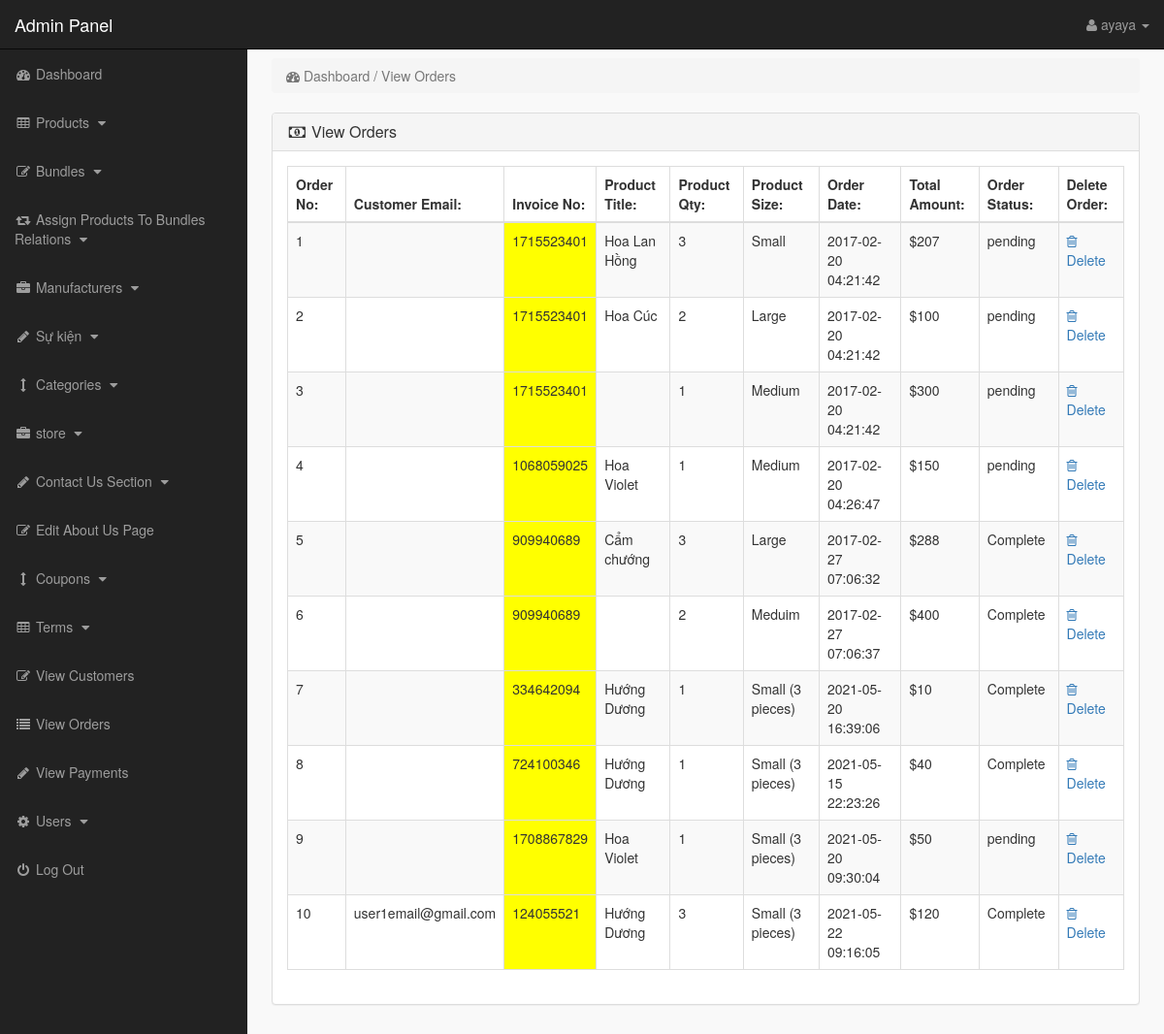
/admin_area/index.php?view_orders (signed in), run on the app's committed database.
### tables this page shows
CREATE TABLE `pending_orders` (
  `order_id` int(11) NOT NULL,
  `customer_id` int(11) NOT NULL,
  `invoice_no` int(11) NOT NULL,
  `product_id` text NOT NULL,
  `qty` int(11) NOT NULL,
  `size` text NOT NULL,
  `order_status` text NOT NULL
);

CREATE TABLE `products` (
  `product_id` int(11) NOT NULL,
  `p_cat_id` int(11) NOT NULL,
  `cat_id` int(11) NOT NULL,
  `manufacturer_id` int(11) NOT NULL,
  `date` timestamp NOT NULL DEFAULT current_timestamp() ON UPDATE current_timestamp(),
  `product_title` text NOT NULL,
  `product_url` text NOT NULL,
  `product_img1` text NOT NULL,
  `product_img2` text NOT NULL,
  `product_img3` text NOT NULL,
  `product_price` int(11) NOT NULL,
  `product_psp_price` int(11) NOT NULL,
  `product_desc` text NOT NULL,
  `product_keywords` text NOT NULL,
  `product_label` text NOT NULL,
  `status` varchar(255) NOT NULL
);

CREATE TABLE `customer_orders` (
  `order_id` int(11) NOT NULL,
  `customer_id` int(11) NOT NULL,
  `due_amount` int(11) NOT NULL,
  `invoice_no` int(11) NOT NULL,
  `qty` int(11) NOT NULL,
  `size` text NOT NULL,
  `order_date` timestamp NOT NULL DEFAULT current_timestamp() ON UPDATE current_timestamp(),
  `order_status` text NOT NULL
);

CREATE TABLE `customers` (
  `customer_id` int(11) NOT NULL,
  `customer_name` varchar(255) NOT NULL,
  `customer_email` varchar(255) NOT NULL,
  `customer_pass` varchar(255) NOT NULL,
  `customer_country` text NOT NULL,
  `customer_city` text NOT NULL,
  `customer_contact` varchar(255) NOT NULL,
  `customer_address` text NOT NULL,
  `customer_image` text DEFAULT NULL,
  `customer_ip` varchar(255) NOT NULL,
  `customer_confirm_code` text NOT NULL
);

### admin_area/view_orders.php (the view)
<?php
if(!isset($_SESSION['admin_email'])){
echo "<script>window.open('login.php','_self')</script>";
}
else {
?>
<div class="row">
<div class="col-lg-12">
<ol class="breadcrumb">
<li class="active">
<i class="fa fa-dashboard"></i> Dashboard / View Orders
</li>
</ol>
</div>
</div>
<div class="row">
<div class="col-lg-12">
<div class="panel panel-default">
<div class="panel-heading">
<h3 class="panel-title">
<i class="fa fa-money fa-fw"></i> View Orders
</h3>
</div>
<div class="panel-body">
<div class="table-responsive">
<table class="table table-bordered table-hover table-striped">
<thead>
<tr>
<th>Order No:</th>
<th>Customer Email:</th>
<th>Invoice No:</th>
<th>Product Title:</th>
<th>Product Qty:</th>
<th>Product Size:</th>
<th>Order Date:</th>
<th>Total Amount:</th>
<th>Order Status:</th>
<th>Delete Order:</th>
</tr>
</thead>
<tbody>
<?php
$i = 0;
$get_orders = "select * from pending_orders";
$run_orders = mysqli_query($con,$get_orders);
while ($row_orders = mysqli_fetch_array($run_orders)) {
$order_id = $row_orders['order_id'];
$c_id = $row_orders['customer_id'];
$invoice_no = $row_orders['invoice_no'];
$product_id = $row_orders['product_id'];
$qty = $row_orders['qty'];
$size = $row_orders['size'];
$order_status = $row_orders['order_status'];
$get_products = "select * from products where product_id='$product_id'";
$run_products = mysqli_query($con,$get_products);
$row_products = mysqli_fetch_array($run_products);
$product_title = $row_products['product_title'];
$i++;
?>
<tr>
<td><?php echo $i; ?></td>
<td>
<?php
$get_customer = "select * from customers where customer_id='$c_id'";
$run_customer = mysqli_query($con,$get_customer);
$row_customer = mysqli_fetch_array($run_customer);
$customer_email = $row_customer['customer_email'];
echo $customer_email;
 ?>
 </td>
<td bgcolor="yellow" ><?php echo $invoice_no; ?></td>
<td><?php echo $product_title; ?></td>
<td><?php echo $qty; ?></td>
<td><?php echo $size; ?></td>
<td>
<?php
$get_customer_order = "select * from customer_orders where order_id='$order_id'";
$run_customer_order = mysqli_query($con,$get_customer_order);
$row_customer_order = mysqli_fetch_array($run_customer_order);
$order_date = $row_customer_order['order_date'];
$due_amount = $row_customer_order['due_amount'];
echo $order_date;
?>
</td>
<td>$<?php echo $due_amount; ?></td>
<td>
<?php
if($order_status=='pending'){
echo $order_status='pending';
}
else{
echo $order_status='Complete';
}
?>
</td>
<td>
<a href="index.php?order_delete=<?php echo $order_id; ?>" >
<i class="fa fa-trash-o" ></i> Delete
</a>
</td>
</tr>
<?php } ?>
</tbody>
</table>
</div>
</div>
</div>
</div>
</div>
<?php } ?>

### admin_area/includes/sidebar.php (shortened to what this page needs)
<?php
if(!isset($_SESSION['admin_email'])){
echo "<script>window.open('login.php','_self')</script>";
}
else {
?>
<nav class="navbar navbar-inverse navbar-fixed-top" >
<div class="navbar-header" >
<a class="navbar-brand" href="index.php?dashboard" >Admin Panel</a>
</div>
<ul class="nav navbar-right top-nav" >
<li class="dropdown" >
<a href="#" class="dropdown-toggle" data-toggle="dropdown" >
<i class="fa fa-user" ></i>
<?php echo $admin_name; ?> <b class="caret" ></b>
</a>
</li>
</ul>
<div class="collapse navbar-collapse navbar-ex1-collapse">
<ul class="nav navbar-nav side-nav">
<li>
<a href="index.php?dashboard">
<i class="fa fa-fw fa-dashboard"></i> Dashboard
</a>
</li>
<li>
<a href="#" data-toggle="collapse" data-target="#products">
<i class="fa fa-fw fa-table"></i> Products
<i class="fa fa-fw fa-caret-down"></i>
</a>
</li>
<li>
<a href="#" data-toggle="collapse" data-target="#bundles">
<i class="fa fa-fw fa-edit"></i> Bundles
<i class="fa fa-fw fa-caret-down"></i>
</a>
</li>
<li>
<a href="#" data-toggle="collapse" data-target="#relations">
<i class="fa fa-fw fa-retweet"></i> Assign Products To Bundles Relations
<i class="fa fa-fw fa-caret-down"></i>
</a>
</li>
<li>
<a href="#" data-toggle="collapse" data-target="#manufacturers">
<i class="fa fa-fw fa-briefcase"></i> Manufacturers
<i class="fa fa-fw fa-caret-down"></i>
</a>
</li>
<li>
<a href="#" data-toggle="collapse" data-target="#p_cat">
<i class="fa fa-fw fa-pencil"></i> Sự kiện
<i class="fa fa-fw fa-caret-down"></i>
</a>
</li>
<li>
<a href="#" data-toggle="collapse" data-target="#cat">
<i class="fa fa-fw fa-arrows-v"></i> Categories
<i class="fa fa-fw fa-caret-down"></i>
</a>
</li>
<li>
<a href="#" data-toggle="collapse" data-target="#store">
<i class="fa fa-fw fa-briefcase"></i> store
<i class="fa fa-fw fa-caret-down"></i>
</a>
</li>
<li>
<a href="#" data-toggle="collapse" data-target="#contact_us">
<i class="fa fa-fw fa-pencil"> </i> Contact Us Section
<i class="fa fa-fw fa-caret-down"></i>
</a>
</li>
<li>
<a href="index.php?edit_about_us">
<i class="fa fa-fw fa-edit"></i> Edit About Us Page
</a>
</li>
<li>
<a href="#" data-toggle="collapse" data-target="#coupons">
<i class="fa fa-fw fa-arrows-v"></i> Coupons
<i class="fa fa-fw fa-caret-down"></i>
</a>
</li>
<li>
<a href="#" data-toggle="collapse" data-target="#terms" >
<i class="fa fa-fw fa-table"></i> Terms
<i class="fa fa-fw fa-caret-down"></i>
</a>
</li>
<li>
<a href="index.php?view_customers">
<i class="fa fa-fw fa-edit"></i> View Customers
</a>
</li>
<li>
<a href="index.php?view_orders">
<i class="fa fa-fw fa-list"></i> View Orders
</a>
</li>
<li>
<a href="index.php?view_payments">
<i class="fa fa-fw fa-pencil"></i> View Payments
</a>
</li>
<li>
<a href="#" data-toggle="collapse" data-target="#users">
<i class="fa fa-fw fa-gear"></i> Users
<i class="fa fa-fw fa-caret-down"></i>
</a>
</li>
<li>
<a href="logout.php">
<i class="fa fa-fw fa-power-off"></i> Log Out
</a>
</li>
</ul>
</div>
</nav>
<?php } ?>

### admin_area/css/style.css (style rules this page uses)
body { margin-top:100px; }
@media (min-width: 768px) { body { margin-top:50px; } }
.top-nav { padding:0 15px; }
.top-nav>li { display:inline-block; float:left; }
.top-nav>li>a { padding-top:15px; padding-bottom:15px; line-height:20px; color:#999; }
@media (min-width: 768px) { .side-nav { position:fixed; top:51px; width:255px; border-radius:0; overflow-y:auto; background-color: #222; bottom:0; overflow-x:hidden; padding-bottom:40px; } }
@media (min-width: 768px) { .side-nav>li>a { width:255px; } }
.panel-body { border-radius:5px; }

### data on the page
pending_orders: invoice_no "1715523401", product.product_title "Hoa Lan Hồng", qty "3", size "Small", customer_orders.order_date "2017-02-20 04:21:42", customer_orders.due_amount "207"
pending_orders: invoice_no "1715523401", product.product_title "Hoa Cúc", qty "2", size "Large", customer_orders.order_date "2017-02-20 04:21:42", customer_orders.due_amount "100"
pending_orders: invoice_no "1715523401", qty "1", size "Medium", customer_orders.order_date "2017-02-20 04:21:42", customer_orders.due_amount "300"
pending_orders: invoice_no "1068059025", product.product_title "Hoa Violet", qty "1", size "Medium", customer_orders.order_date "2017-02-20 04:26:47", customer_orders.due_amount "150"
pending_orders: invoice_no "909940689", product.product_title "Cẩm chướng", qty "3", size "Large", customer_orders.order_date "2017-02-27 07:06:32", customer_orders.due_amount "288"
pending_orders: invoice_no "909940689", qty "2", size "Meduim", customer_orders.order_date "2017-02-27 07:06:37", customer_orders.due_amount "400"
pending_orders: invoice_no "334642094", product.product_title "Hướng Dương", qty "1", size "Small (3 pieces)", customer_orders.order_date "2021-05-20 16:39:06", customer_orders.due_amount "10"
pending_orders: invoice_no "724100346", product.product_title "Hướng Dương", qty "1", size "Small (3 pieces)", customer_orders.order_date "2021-05-15 22:23:26", customer_orders.due_amount "40"
pending_orders: invoice_no "1708867829", product.product_title "Hoa Violet", qty "1", size "Small (3 pieces)", customer_orders.order_date "2021-05-20 09:30:04", customer_orders.due_amount "50"
pending_orders: customer.customer_email "user1email@gmail.com", invoice_no "124055521", product.product_title "Hướng Dương", qty "3", size "Small (3 pieces)", customer_orders.order_date "2021-05-22 09:16:05", customer_orders.due_amount "120"

### other printed values
$admin_name "ayaya"
